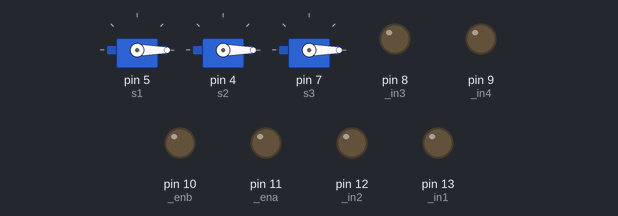
Bench run of a sketch on a simulated Arduino Uno, built with avr-gcc and run on an emulated ATmega328P. Parts: 3 × servo, output pins drawn as LEDs (lit = HIGH). What the sketch prints to the serial monitor is not drawn.

Above: at 0.05 s.
At 3.0 s:
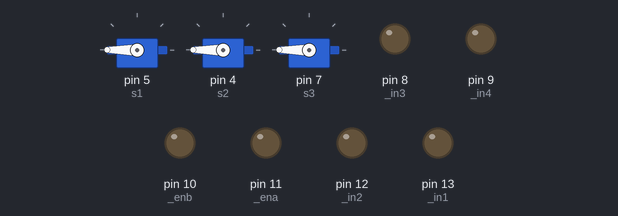
Timing chart, 0 to 6.5 s (numbered marks = the images above):
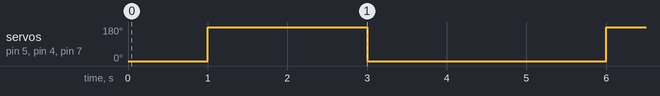

The sketch:

brukeKodegenetKortet.ino
```cpp
#include <Servo.h>

#include <KodegenetKortet.h>
#include <Servo.h>

KodegenetKortet bil(7);
Servo s1,s2,s3;

void setup() {
  // put your setup code here, to run once:
  int speed = 100;
  int millis = 10;
  bil.hei();
  s1.attach(5);
  s2.attach(4);
  s3.attach(7);
}

void loop() {
  // put your main code here, to run repeatedly:
  /*bil.forward(200,2000);
  bil.backward(200,2000);
  bil.right(200,2000);
  bil.left(200,2000);
  bil.stop(2000);
  */s1.write(0);
  s2.write(0);
  s3.write(0);
  delay(1000);
  s1.write(180);
  s2.write(180);
  s3.write(180);
  delay(2000);
  s1.write(0);
  s2.write(0);
  s3.write(0);
  delay(2000);
}
```

KodegenetKortet.cpp
```cpp
#include "Arduino.h"
#include "KodegenetKortet.h"

KodegenetKortet::KodegenetKortet(int tja) {
    _tja=tja;
    _ena = 11;
    _enb = 10;
    _in1=13;
    _in2=12;
    _in3=8;
    _in4=9;
    _trig = 2;
    _echo = 3;
    _tx=5;
    _rx=6;

    pinMode(_ena,OUTPUT);
    pinMode(_enb,OUTPUT);
    pinMode(_in1,OUTPUT);
    pinMode(_in2,OUTPUT);
    pinMode(_in3,OUTPUT);
    pinMode(_in4,OUTPUT);

    pinMode(_trig,OUTPUT);
    pinMode(_echo,INPUT);
}

void KodegenetKortet::forward(int speed, int millis) {
    digitalWrite(_in1,HIGH);
    digitalWrite(_in2,LOW);
    analogWrite(_ena,speed);

    digitalWrite(_in3,HIGH);
    digitalWrite(_in4,LOW);
    analogWrite(_enb,speed);

    delay(millis);
}

void KodegenetKortet::backward(int speed, int millis) {
    digitalWrite(_in2,HIGH);
    digitalWrite(_in1,LOW);
    analogWrite(_ena,speed);

    digitalWrite(_in4,HIGH);
    digitalWrite(_in3,LOW);
    analogWrite(_enb,speed);

    delay(millis);
}

void KodegenetKortet::right(int speed, int millis) {
    digitalWrite(_in1,HIGH);
    digitalWrite(_in2,LOW);
    analogWrite(_ena,speed);

    digitalWrite(_in4,HIGH);
    digitalWrite(_in3,LOW);
    analogWrite(_enb,speed);

    delay(millis);
}

void KodegenetKortet::left(int speed, int millis) {
    digitalWrite(_in2,HIGH);
    digitalWrite(_in1,LOW);
    analogWrite(_ena,speed);

    digitalWrite(_in3,HIGH);
    digitalWrite(_in4,LOW);
    analogWrite(_enb,speed);

    delay(millis);
}

void KodegenetKortet::stop(int millis) {
    digitalWrite(_in2,LOW);
    digitalWrite(_in1,LOW);
    analogWrite(_ena,0);

    digitalWrite(_in3,LOW);
    digitalWrite(_in4,LOW);
    analogWrite(_enb,0);

    delay(millis);
}
void KodegenetKortet::hei() {
    Serial.begin(9600);
    Serial.println("Hei");
}
```

KodegenetKortet.h
```cpp
#ifndef KodegenetKortet_h
#define KodegenetKortet_h
#include "Arduino.h"

class KodegenetKortet {
    public:
        KodegenetKortet(int tja);
        void forward(int speed, int millis);
        void backward(int speed, int millis);
        void right(int speed, int millis);
        void left(int speed, int millis);
        void stop(int millis);
        void hei();
    private:
        int _ena;
        int _enb;
        int _in1;
        int _in2;
        int _in3;
        int _in4;
        int _trig;
        int _echo;
        int _tx;
        int _rx;
        int _tja;
};
#endif
```

Measured:
- by itself, servo on pin 5 (s1), servo on pin 4 (s2), servo on pin 7 (s3): alternates 180° for 2.0 s and 0° for 3.0 s
